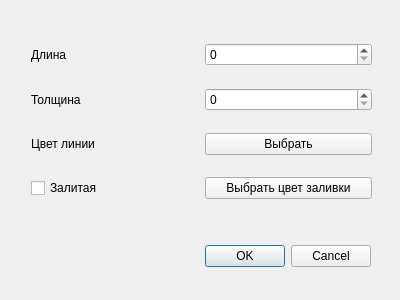
<?xml version="1.0" encoding="UTF-8"?>
<ui version="4.0">
 <class>square</class>
 <widget class="QDialog" name="square">
  <property name="geometry">
   <rect>
    <x>0</x>
    <y>0</y>
    <width>400</width>
    <height>300</height>
   </rect>
  </property>
  <property name="windowTitle">
   <string>Dialog</string>
  </property>
  <widget class="QDialogButtonBox" name="buttonBox">
   <property name="geometry">
    <rect>
     <x>30</x>
     <y>240</y>
     <width>341</width>
     <height>32</height>
    </rect>
   </property>
   <property name="orientation">
    <enum>Qt::Horizontal</enum>
   </property>
   <property name="standardButtons">
    <set>QDialogButtonBox::Cancel|QDialogButtonBox::Ok</set>
   </property>
  </widget>
  <widget class="QWidget" name="layoutWidget">
   <property name="geometry">
    <rect>
     <x>31</x>
     <y>27</y>
     <width>341</width>
     <height>191</height>
    </rect>
   </property>
   <layout class="QVBoxLayout" name="verticalLayout">
    <item>
     <layout class="QHBoxLayout" name="horizontalLayout">
      <item>
       <widget class="QLabel" name="label">
        <property name="text">
         <string>Длина</string>
        </property>
       </widget>
      </item>
      <item>
       <widget class="QSpinBox" name="spinBox"/>
      </item>
     </layout>
    </item>
    <item>
     <layout class="QHBoxLayout" name="horizontalLayout_2">
      <item>
       <widget class="QLabel" name="label_2">
        <property name="text">
         <string>Толщина</string>
        </property>
       </widget>
      </item>
      <item>
       <widget class="QSpinBox" name="spinBox_2"/>
      </item>
     </layout>
    </item>
    <item>
     <layout class="QHBoxLayout" name="horizontalLayout_3">
      <item>
       <widget class="QLabel" name="label_3">
        <property name="text">
         <string>Цвет линии</string>
        </property>
       </widget>
      </item>
      <item>
       <widget class="QPushButton" name="pushButton">
        <property name="text">
         <string>Выбрать</string>
        </property>
       </widget>
      </item>
     </layout>
    </item>
    <item>
     <layout class="QHBoxLayout" name="horizontalLayout_4">
      <item>
       <widget class="QCheckBox" name="checkBox">
        <property name="text">
         <string>Залитая</string>
        </property>
       </widget>
      </item>
      <item>
       <widget class="QPushButton" name="pushButton_2">
        <property name="text">
         <string>Выбрать цвет заливки</string>
        </property>
       </widget>
      </item>
     </layout>
    </item>
   </layout>
  </widget>
 </widget>
 <resources/>
 <connections>
  <connection>
   <sender>buttonBox</sender>
   <signal>accepted()</signal>
   <receiver>square</receiver>
   <slot>accept()</slot>
   <hints>
    <hint type="sourcelabel">
     <x>248</x>
     <y>254</y>
    </hint>
    <hint type="destinationlabel">
     <x>157</x>
     <y>274</y>
    </hint>
   </hints>
  </connection>
  <connection>
   <sender>buttonBox</sender>
   <signal>rejected()</signal>
   <receiver>square</receiver>
   <slot>reject()</slot>
   <hints>
    <hint type="sourcelabel">
     <x>316</x>
     <y>260</y>
    </hint>
    <hint type="destinationlabel">
     <x>286</x>
     <y>274</y>
    </hint>
   </hints>
  </connection>
 </connections>
</ui>
